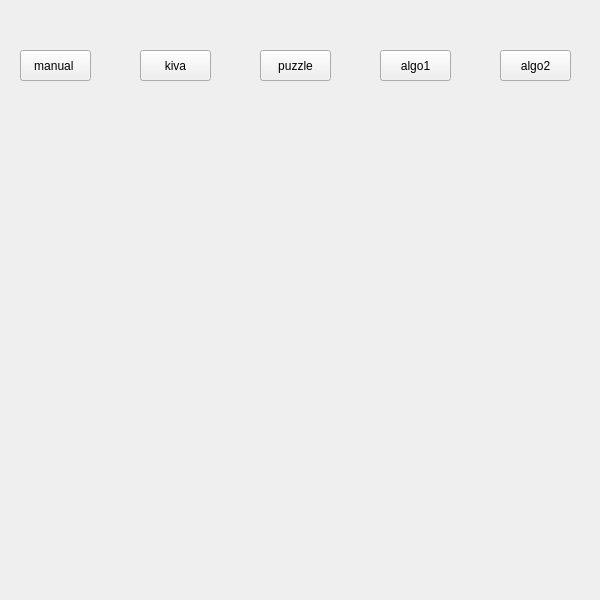
<?xml version="1.0" encoding="UTF-8"?>
<ui version="4.0">
 <class>Widget</class>
 <widget class="QWidget" name="Widget">
  <property name="geometry">
   <rect>
    <x>0</x>
    <y>0</y>
    <width>600</width>
    <height>600</height>
   </rect>
  </property>
  <property name="windowTitle">
   <string>Widget</string>
  </property>
  <widget class="QWidget" name="gridLayoutWidget">
   <property name="geometry">
    <rect>
     <x>40</x>
     <y>120</y>
     <width>511</width>
     <height>441</height>
    </rect>
   </property>
   <layout class="QGridLayout" name="gridLayout"/>
  </widget>
  <widget class="QPushButton" name="pushButton">
   <property name="geometry">
    <rect>
     <x>20</x>
     <y>50</y>
     <width>71</width>
     <height>31</height>
    </rect>
   </property>
   <property name="text">
    <string>manual </string>
   </property>
  </widget>
  <widget class="QPushButton" name="pushButton_2">
   <property name="geometry">
    <rect>
     <x>140</x>
     <y>50</y>
     <width>71</width>
     <height>31</height>
    </rect>
   </property>
   <property name="text">
    <string>kiva</string>
   </property>
  </widget>
  <widget class="QPushButton" name="pushButton_3">
   <property name="geometry">
    <rect>
     <x>260</x>
     <y>50</y>
     <width>71</width>
     <height>31</height>
    </rect>
   </property>
   <property name="text">
    <string>puzzle</string>
   </property>
  </widget>
  <widget class="QPushButton" name="pushButton_4">
   <property name="geometry">
    <rect>
     <x>380</x>
     <y>50</y>
     <width>71</width>
     <height>31</height>
    </rect>
   </property>
   <property name="text">
    <string>algo1</string>
   </property>
  </widget>
  <widget class="QPushButton" name="pushButton_5">
   <property name="geometry">
    <rect>
     <x>500</x>
     <y>50</y>
     <width>71</width>
     <height>31</height>
    </rect>
   </property>
   <property name="text">
    <string>algo2</string>
   </property>
  </widget>
 </widget>
 <resources/>
 <connections/>
</ui>
